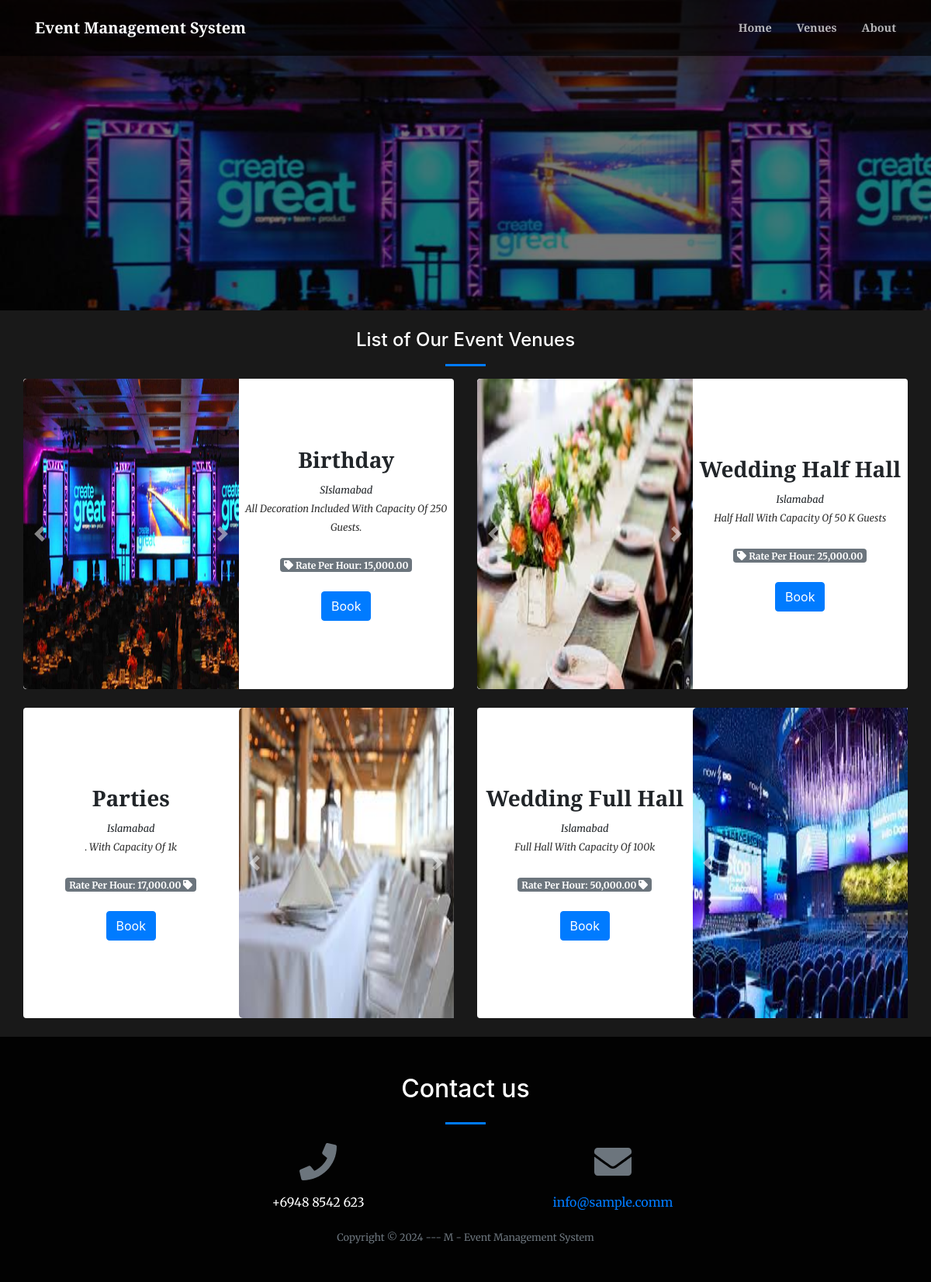
The page /index.php?page=venue on the database its author committed.
### tables this page shows
CREATE TABLE `venue` (
  `id` int(30) NOT NULL,
  `venue` text NOT NULL,
  `address` text NOT NULL,
  `description` text NOT NULL,
  `rate` float NOT NULL
);

### venue.php (the view, shortened to what this page needs)
<?php
include 'admin/db_connect.php';
?>
        <header class="masthead">
        </header>
            <div class="container-fluid mt-3 pt-2">
                <h4 class="text-center text-white">List of Our Event Venues</h4>
                <hr class="divider">
                <div class="row-items">
                <div class="col-lg-12">
                    <div class="row">
                <?php
                $rtl ='rtl';
                $ci= 0;
                $venue = $conn->query("SELECT * from venue order by rand()");
                while($row = $venue->fetch_assoc()):
                    $ci++;
                    if($ci < 3){
                        $rtl = '';
                    }else{
                        $rtl = 'rtl';
                    }
                    if($ci == 4){
                        $ci = 0;
                    }
                ?>
                <div class="col-md-6">
                <div class="card venue-list <?php echo $rtl ?>" data-id="<?php echo $row['id'] ?>">
                        <div id="imagesCarousel_<?php echo $row['id'] ?> card-img-top " class="carousel slide" data-ride="carousel">
                              <div class="carousel-inner">
                                    <?php
                                        $fpath = 'admin/assets/uploads/venue_'.$row['id'];
                                        $images= scandir($fpath);
                                        $i = 1;
                                        foreach($images as $k => $v):
                                            if(!in_array($v,array('.','..'))):
                                                $active = $i == 1 ? 'active' : '';
                                    ?>
                                         <div class="carousel-item <?php echo $active ?>">
                                          <img class="d-block w-100" src="<?php echo $fpath.'/'.$v ?>" alt="">
                                        </div>
                                    <?php
                                            $i++;
                                            else:
                                                unset($images[$v]);
                                            endif;
                                        endforeach;
                                    ?>
                                     <a class="carousel-control-prev" href="#imagesCarousel_<?php echo $row['id'] ?>" role="button" data-slide="prev">
                                        <span class="carousel-control-prev-icon" aria-hidden="true"></span>
                                      </a>
                                      <a class="carousel-control-next" href="#imagesCarousel_<?php echo $row['id'] ?>" role="button" data-slide="next">
                                        <span class="carousel-control-next-icon" aria-hidden="true"></span>
                                      </a>
                                        </div>
                                    </div>
                    <div class="card-body">
                        <div class="row align-items-center justify-content-center text-center h-100">
                            <div class="">
                                <div>
                                    <h3><b class="filter-txt"><?php echo ucwords($row['venue']) ?></b></h3>
                                    <small><i><?php echo $row['address'] ?></i></small>
                                </div>
                                <div>
                                <span class="truncate" style="font-size: inherit;"><small><?php echo ucwords($row['description']) ?></small></span>
                                    <br>
                                <span class="badge badge-secondary"><i class="fa fa-tag"></i> Rate Per Hour: <?php echo number_format($row['rate'],2) ?></span>
                                <br>
                                <br>
                                <button class="btn btn-primary book-venue align-self-end" type="button" data-id='<?php echo $row['id'] ?>'>Book</button>
                                </div>
                            </div>
                        </div>
                    </div>
                </div>
                <br>
                </div>
                <?php endwhile; ?>
                </div>
                </div>
                </div>
            </div>

### index.php (shortened to what this page needs)
<!DOCTYPE html>
<html lang="en">
    <?php
    include('header.php');
    ?>
    <body id="page-top">
        <nav class="navbar navbar-expand-lg navbar-light fixed-top py-3" id="mainNav">
            <div class="container">
                <a class="navbar-brand js-scroll-trigger" href="./"><?php echo $_SESSION['system']['name'] ?></a>
                <div class="collapse navbar-collapse" id="navbarResponsive">
                    <ul class="navbar-nav ml-auto my-2 my-lg-0">
                        <li class="nav-item"><a class="nav-link js-scroll-trigger" href="index.php?page=home">Home</a></li>
                        <li class="nav-item"><a class="nav-link js-scroll-trigger" href="index.php?page=venue">Venues</a></li>
                        <li class="nav-item"><a class="nav-link js-scroll-trigger" href="index.php?page=about">About</a></li>
                    </ul>
                </div>
            </div>
        </nav>
        <?php
        $page = isset($_GET['page']) ?$_GET['page'] : "home";
        include $page.'.php';
        ?>
        <footer class=" py-5">
            <div class="container">
                <div class="row justify-content-center">
                    <div class="col-lg-8 text-center">
                        <h2 class="mt-0 text-white">Contact us</h2>
                        <hr class="divider my-4" />
                    </div>
                </div>
                <div class="row">
                    <div class="col-lg-4 ml-auto text-center mb-5 mb-lg-0">
                        <i class="fas fa-phone fa-3x mb-3 text-muted"></i>
                        <div class="text-white"><?php echo $_SESSION['system']['contact'] ?></div>
                    </div>
                    <div class="col-lg-4 mr-auto text-center">
                        <i class="fas fa-envelope fa-3x mb-3 text-muted"></i>
                        <a class="d-block" href="mailto:<?php echo $_SESSION['system']['email'] ?>"><?php echo $_SESSION['system']['email'] ?></a>
                    </div>
                </div>
            </div>
            <br>
            <div class="container"><div class="small text-center text-muted">Copyright © 2024 --- M - Event Management System</a></div></div>
        </footer>
    </body>
</html>

### header.php (shortened to what this page needs)
<link href="admin/assets/css/jquery.datetimepicker.min.css" rel="stylesheet">
<link href="https://cdnjs.cloudflare.com/ajax/libs/magnific-popup.js/1.1.0/magnific-popup.min.css" rel="stylesheet" />
<link href="admin/assets/vendor/bootstrap-datepicker/css/bootstrap-datepicker.css" rel="stylesheet" />
<link href="css/styles.css" rel="stylesheet" />
 <link href="admin/assets/css/select2.min.css" rel="stylesheet">

### venue.php (style rules this page uses)
.venue-list { cursor: pointer; border: unset; flex-direction: inherit; }
.venue-list .carousel,.venue-list .card-body { width: calc(50%) }
.venue-list .carousel img.d-block.w-100 { border-top-left-radius: 5px; border-bottom-left-radius: 5px; min-height: 50vh; }
.carousel,.carousel-inner,.carousel-item { min-height: calc(100%) }
header.masthead,header.masthead:before { min-height: 50vh !important; height: 50vh !important }
.row-items { position: relative; }
.rtl { direction: rtl ; }

### rows shown on the page
venue: shows a picture, venue "Birthday", address "SIslamabad", description "All Decoration Included With Capacity Of 250 Guests.", rate "15,000.00"
venue: shows a picture, venue "Wedding Half Hall", address "Islamabad", description "Half Hall With Capacity Of 50 K Guests", rate "25,000.00"
venue: shows a picture, venue "Parties", address "Islamabad", description "With Capacity Of 1k .", rate "17,000.00"
venue: shows a picture, venue "Wedding Full Hall", address "Islamabad", description "Full Hall With Capacity Of 100k", rate "50,000.00"

### other values the page prints
$_SESSION['system']['name'] "Event Management System"
$_SESSION['system']['contact'] "+6948 8542 623"
$_SESSION['system']['email'] "info@sample.comm"
